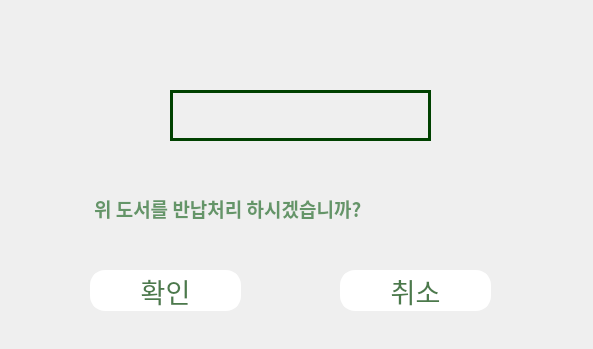
<?xml version="1.0" encoding="UTF-8"?>
<ui version="4.0">
 <class>Form</class>
 <widget class="QWidget" name="Form">
  <property name="geometry">
   <rect>
    <x>0</x>
    <y>0</y>
    <width>593</width>
    <height>349</height>
   </rect>
  </property>
  <property name="windowTitle">
   <string>Form</string>
  </property>
  <property name="styleSheet">
   <string notr="true">background-image: url('C:/Users/LattePanda/Desktop/fourth.JPG');
border: 0px;</string>
  </property>
  <widget class="QPushButton" name="pushButton">
   <property name="geometry">
    <rect>
     <x>90</x>
     <y>270</y>
     <width>151</width>
     <height>41</height>
    </rect>
   </property>
   <property name="font">
    <font>
     <family>Agency FB</family>
     <pointsize>20</pointsize>
    </font>
   </property>
   <property name="styleSheet">
    <string notr="true">QPushButton{
background:transparent;
background-color:white;
border: 3px solid white;
border-radius:15px;
color:rgba(0, 67, 0, 180);
}
QPushButton:hover{
background:transparent;
background-color:white;
border: 3px solid white;
border-radius:15px;
color:rgba(0, 67, 0, 180);
font-size:24pt;
}</string>
   </property>
   <property name="text">
    <string>확인</string>
   </property>
  </widget>
  <widget class="QLabel" name="label">
   <property name="geometry">
    <rect>
     <x>170</x>
     <y>90</y>
     <width>261</width>
     <height>51</height>
    </rect>
   </property>
   <property name="font">
    <font>
     <family>Agency FB</family>
     <pointsize>12</pointsize>
    </font>
   </property>
   <property name="styleSheet">
    <string notr="true">background:transparent;
border: 3px solid rgb(0, 65, 0);</string>
   </property>
   <property name="text">
    <string/>
   </property>
   <property name="alignment">
    <set>Qt::AlignCenter</set>
   </property>
  </widget>
  <widget class="QTextEdit" name="textEdit">
   <property name="geometry">
    <rect>
     <x>90</x>
     <y>190</y>
     <width>515</width>
     <height>50</height>
    </rect>
   </property>
   <property name="font">
    <font>
     <family>Yu Gothic UI</family>
     <pointsize>16</pointsize>
     <weight>75</weight>
     <bold>true</bold>
    </font>
   </property>
   <property name="styleSheet">
    <string notr="true">background:transparent;
color:rgba(4, 86, 10, 150);
font-weight:bold;</string>
   </property>
   <property name="verticalScrollBarPolicy">
    <enum>Qt::ScrollBarAlwaysOff</enum>
   </property>
   <property name="html">
    <string>&lt;!DOCTYPE HTML PUBLIC &quot;-//W3C//DTD HTML 4.0//EN&quot; &quot;http://www.w3.org/TR/REC-html40/strict.dtd&quot;&gt;
&lt;html&gt;&lt;head&gt;&lt;meta name=&quot;qrichtext&quot; content=&quot;1&quot; /&gt;&lt;style type=&quot;text/css&quot;&gt;
p, li { white-space: pre-wrap; }
&lt;/style&gt;&lt;/head&gt;&lt;body style=&quot; font-family:'Yu Gothic UI'; font-size:16pt; font-weight:600; font-style:normal;&quot;&gt;
&lt;p style=&quot; margin-top:0px; margin-bottom:0px; margin-left:0px; margin-right:0px; -qt-block-indent:0; text-indent:0px;&quot;&gt;&lt;span style=&quot; font-family:'Gulim'; font-size:14pt;&quot;&gt;위 도서를 반납처리 하시겠습니까?&lt;/span&gt;&lt;/p&gt;&lt;/body&gt;&lt;/html&gt;</string>
   </property>
  </widget>
  <widget class="QPushButton" name="pushButton_2">
   <property name="geometry">
    <rect>
     <x>340</x>
     <y>270</y>
     <width>151</width>
     <height>41</height>
    </rect>
   </property>
   <property name="font">
    <font>
     <family>Agency FB</family>
     <pointsize>20</pointsize>
    </font>
   </property>
   <property name="styleSheet">
    <string notr="true">QPushButton{
background:transparent;
background-color:white;
border: 3px solid white;
border-radius:15px;
color:rgba(0, 67, 0, 180);
}
QPushButton:hover{
background:transparent;
background-color:white;
border: 3px solid white;
border-radius:15px;
color:rgba(0, 67, 0, 180);
font-size:24pt;
}</string>
   </property>
   <property name="text">
    <string>취소</string>
   </property>
  </widget>
 </widget>
 <resources/>
 <connections/>
</ui>
